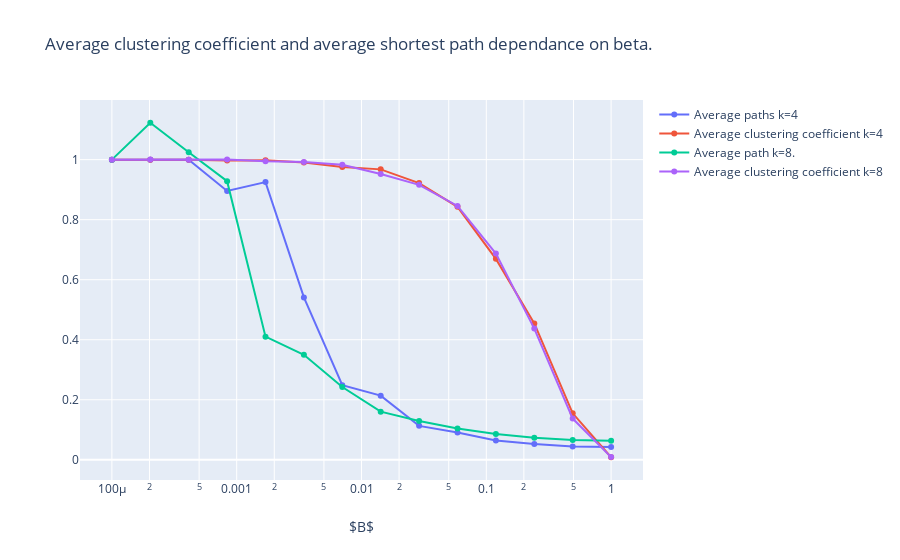

Notebook code cell kept with this figure:
### Code cell
trace1 = go.Scatter(
    x=np.geomspace(0.0001, 1, num=14),
    y=data_path[4]/data_path[4][0],
    mode="lines+markers",
    name="Average paths k=4"
)
trace2 = go.Scatter(
    x=np.geomspace(0.0001, 1, num=14),
    y=data_cluster[4]/data_cluster[4][0],
    mode="lines+markers",
    name="Average clustering coefficient k=4"
)
trace3 = go.Scatter(
    x=np.geomspace(0.0001, 1, num=14),
    y=data_path[8]/data_path[8][0],
    mode="lines+markers",
    name="Average path k=8."
)
trace4 = go.Scatter(
    x=np.geomspace(0.0001, 1, num=14),
    y=data_cluster[8]/data_cluster[8][0],
    mode="lines+markers",
    name="Average clustering coefficient k=8"
)
trace5 = go.Scatter(
    x=np.geomspace(0.0001, 1, num=14),
    y=data_path[10]/data_path[10][0],
    mode="lines+markers",
    name="Average path k=8."
)
trace6 = go.Scatter(
    x=np.geomspace(0.0001, 1, num=14),
    y=data_cluster[10]/data_cluster[10][0],
    mode="lines+markers",
    name="Average clustering coefficient k=8"
)
fig = go.Figure(
    data=[trace1, trace2, trace3, trace4],
    layout=go.Layout(
        title="Average clustering coefficient and average shortest path dependance on beta.",
        xaxis_type="log"
    )
)
fig.update_xaxes(title_text="$B$")
fig.show()

### Figure 1 — Plotly figure (JSON) as saved in the notebook; plotly's stock layout.template omitted (floating-point values rounded to 4 significant figures)
{"data": [{"mode": "lines+markers", "name": "Average paths k=4", "type": "scatter", "x": [0.0001, 0.0002031, 0.0004125, 0.0008377, 0.001701, 0.003455, 0.007017, 0.01425, 0.02894, 0.05878, 0.1194, 0.2424, 0.4924, 1], "y": [1, 1, 1, 0.8957, 0.9253, 0.541, 0.2487, 0.2137, 0.1131, 0.09111, 0.06437, 0.05249, 0.04475, 0.04248]}, {"mode": "lines+markers", "name": "Average clustering coefficient k=4", "type": "scatter", "x": [0.0001, 0.0002031, 0.0004125, 0.0008377, 0.001701, 0.003455, 0.007017, 0.01425, 0.02894, 0.05878, 0.1194, 0.2424, 0.4924, 1], "y": [1, 1, 1, 0.9972, 0.9979, 0.9903, 0.9752, 0.9675, 0.9219, 0.8427, 0.6694, 0.4542, 0.155, 0.008557]}, {"mode": "lines+markers", "name": "Average path k=8.", "type": "scatter", "x": [0.0001, 0.0002031, 0.0004125, 0.0008377, 0.001701, 0.003455, 0.007017, 0.01425, 0.02894, 0.05878, 0.1194, 0.2424, 0.4924, 1], "y": [1, 1.123, 1.024, 0.9281, 0.4103, 0.3497, 0.2424, 0.1604, 0.1297, 0.104, 0.08603, 0.07389, 0.06593, 0.06365]}, {"mode": "lines+markers", "name": "Average clustering coefficient k=8", "type": "scatter", "x": [0.0001, 0.0002031, 0.0004125, 0.0008377, 0.001701, 0.003455, 0.007017, 0.01425, 0.02894, 0.05878, 0.1194, 0.2424, 0.4924, 1], "y": [1, 1.001, 0.9996, 1.0, 0.9944, 0.9917, 0.9831, 0.9522, 0.916, 0.8456, 0.6869, 0.4373, 0.1374, 0.009018]}], "layout": {"autosize": true, "title": {"text": "Average clustering coefficient and average shortest path dependance on beta."}, "xaxis": {"autorange": true, "range": [-4.255, 0.2553], "title": {"text": "$B$"}, "type": "log"}, "yaxis": {"autorange": true, "range": [-0.07306, 1.204], "type": "linear"}}}
